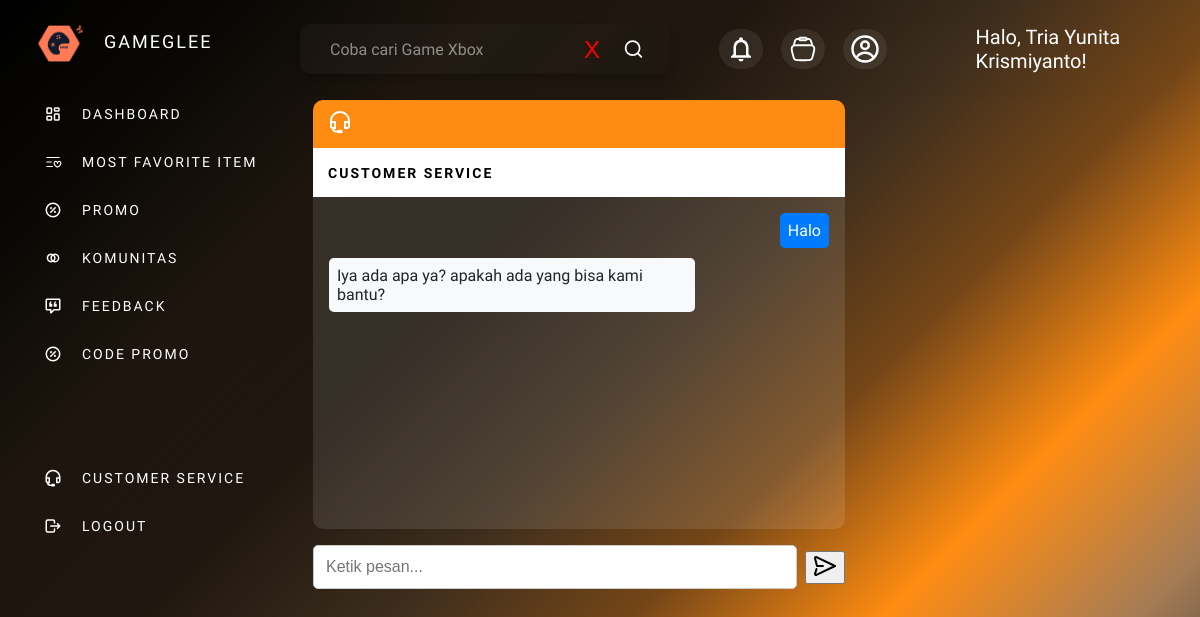
The page /user/chat.php (signed in) on the database its author committed.
### tables this page shows
CREATE TABLE `messages` (
  `id_message` int(11) NOT NULL,
  `user_id` int(11) NOT NULL,
  `sender` enum('admin','user') NOT NULL,
  `message` text NOT NULL,
  `timestamp` timestamp NOT NULL DEFAULT current_timestamp()
);

### user/chat.php (the view, shortened to what this page needs)
<?php
include '../db.php';
$user = $_SESSION["user"];
$kue_user = mysqli_query($kon, "SELECT * FROM user WHERE nama = '$user'");
$row_user = mysqli_fetch_array($kue_user);
$user_id = $row_user['id_user'];
$query = "SELECT * FROM messages WHERE user_id='$user_id' ORDER BY timestamp";
$result = mysqli_query($kon, $query);
?>
<!DOCTYPE html>
<html lang="en">
<head>
  <link rel="stylesheet" href="../assets/css/styleChat.css">
  <link href="https://code.iconify.design/3/3.1.0/iconify.min.css" rel="stylesheet">
</head>
<body>
   <div class="sidebar">
    <header>
    <div class="top">
      <span class="image">
        <img src="../assets/img/Logo_GG.png" alt="Logo Gameglee" class="logo">
      </span>
      <div><p>GAMEGLEE</p></div>
    </div>
    <ul>
      <li><a href="index.php"><span class="humbleicons--dashboard"></span>DASHBOARD</a></li>
      <li><a href="most_favorite.php"><span class="ph--list-heart"></span>MOST FAVORITE ITEM</a></li>
      <li><a href="informasipromo.php"><span class="tabler--discount"></span>PROMO</a></li>
      <li><a href="forum_komunitas.php"><span class="gg--community"></span>KOMUNITAS</a></li>
      <li><a href="feedback.php"><span class="mdi--feedback-outline"></span>FEEDBACK</a></li>
      <li><a href="promo.php"><span class="tabler--discount"></span>CODE PROMO</a></li>
      <br><br><br><br>
      <li><a href="chat.php"><span class="tdesign--service"></span>CUSTOMER SERVICE</a></li>
      <li><a href="logout.php"><span class="tabler--logout"></span>LOGOUT</a></li>
    </ul>
    </header>
   </div>
  <div class="topbar">
      <div class="search-box">
        <div class="dynamic-text">
          <input type="text"/>
          <span class="animated-text"></span>
        </div>
        <button class="close-button">X</button>
        <span class="iconamoon--search"></span>
      </div>
      <div class="menu-nav">
        <ul>
          <li><a href="notifikasi.php"><span class="ic--outline-notifications"></span></a></li>
          <li><a href="add_to_cart.php"><span class="solar--cart-outline"></span></a></li>
          <li>
            <a href="profil.php">
            <span class="gg--profile"></span>
            </a>
          </li>
        </ul>
      </div>
      <div class="user-profile">
      <ul>
        <li>
          <a href="profil.php"  data-bs-toggle="dropdown">
            <span class="d-none d-md-block dropdown-toggle ps-2">
              <i class="bi bi-person"></i>Halo, <?= $_SESSION["user"] ?>!
            </span>
          </a>
        </li>
      </ul>
    </div>
  </div>
  <div class="main-content">
  <main id="main-3" class="main-3">
            <div class="container-3">
                <div class="icon-chat">
                    <span class="tdesign--cutomerservice-chat"></span>
                </div>
                <div class="top-chat-1">
                    <h2>Customer Service</h2>
                </div>
                <div class="chat-box-1">
                    <?php while ($row = mysqli_fetch_assoc($result)) { ?>
                        <div class="message-row <?php echo $row['sender'] == 'user' ? 'user-message-1' : 'other-message'; ?>">
                            <div class="message <?php echo $row['sender'] == 'user' ? 'bg-primary text-white' : 'bg-light'; ?>">
                                <?php echo htmlspecialchars($row['message']); ?>
                            </div>
                        </div>
                    <?php } ?>
                </div>
                <form method="POST" class="message-form">
                    <div class="input-group">
                        <input type="text" name="message" class="form-control" placeholder="Ketik pesan...">
                        <button type="submit"><span class="akar-icons--send"></span></button>
                    </div>
                </form>
            </div>
        </main>
</body>
</html>

### rows shown on the page
messages: message "Halo"
messages: message "Iya ada apa ya? apakah ada yang bisa kami bantu?"

### other values the page prints
$_SESSION["user"] "Tria Yunita Krismiyanto"
